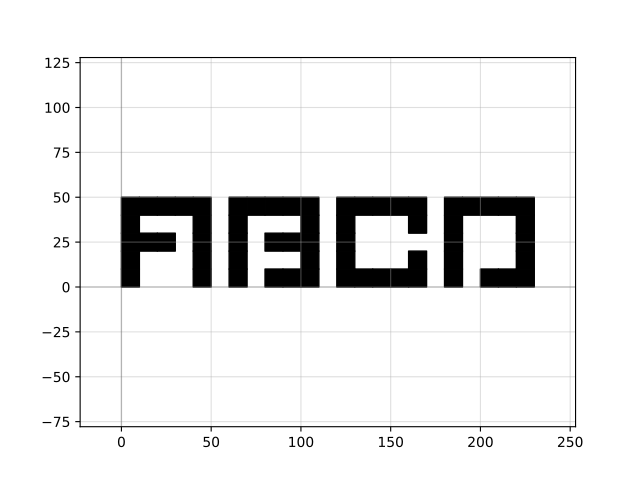

Reproduce this figure in Python.
import gdsfactory as gf

c = gf.components.text_rectangular(text='abcd', size=10.0, position=(0.0, 0.0), justify='left', layer='WG')
c.plot()
